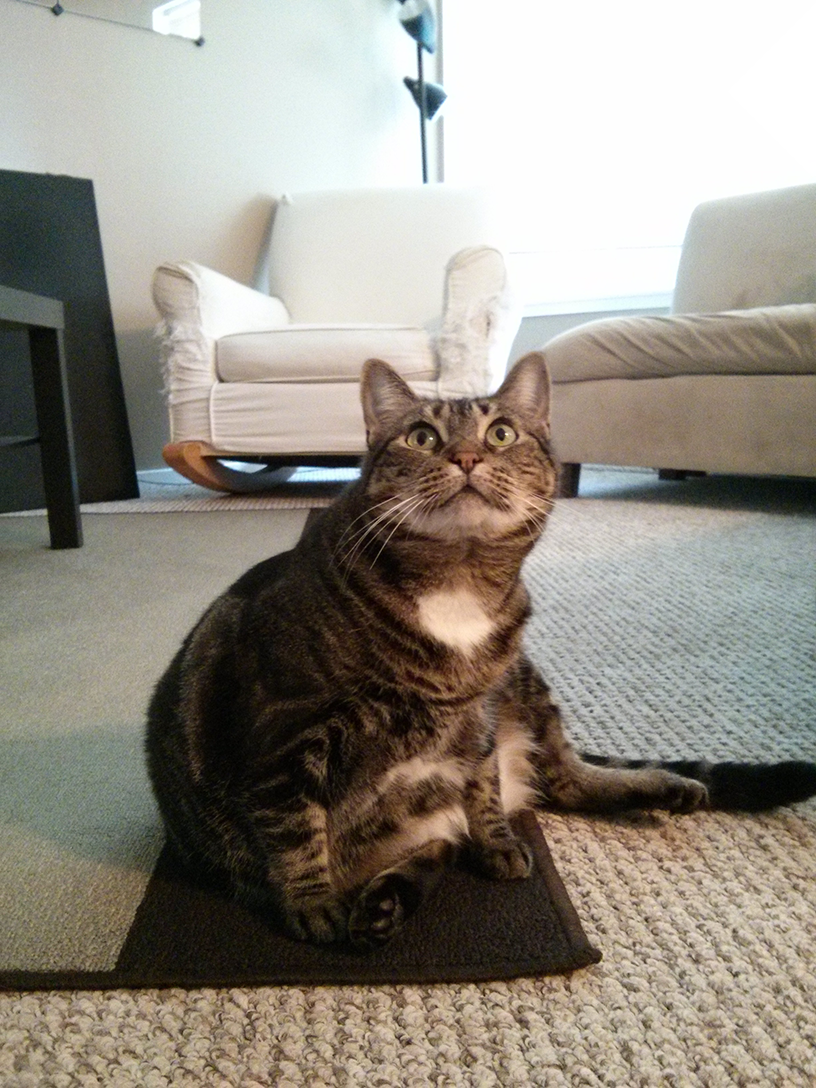
#> input picture book-自動化/Chapter 19 . 處理影像圖片 Pillow/picture/zophie.png, 816 x 1088 px, found by its file name
$ python '06 . 複製貼上它圖 . copy() & paste() . p524.py'
#> lines starting #> are read from the running program, lines starting #| are printed output that depends on the picture
import os
os.chdir('D:\\BeeStation\\02_python\\250402_mouseMove4\\')

from PIL import Image
catIm = Image.open('zophie.png')
#> catIm is the input picture: PIL image 816x1088 RGB; mean R, G, B 147, 141.1, 131.1
catCopyIm = catIm.copy()

faceIm = catIm.crop((335, 345, 565, 560)) # crop 修剪
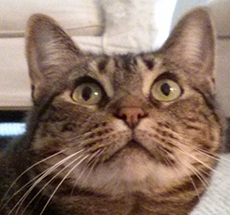
#> faceIm: PIL image 230x215 RGB; mean R, G, B 139.1, 115.1, 100.7
faceIm.size

# OUTPUT:
(230, 215)

catCopyIm.paste(faceIm, (0, 0))
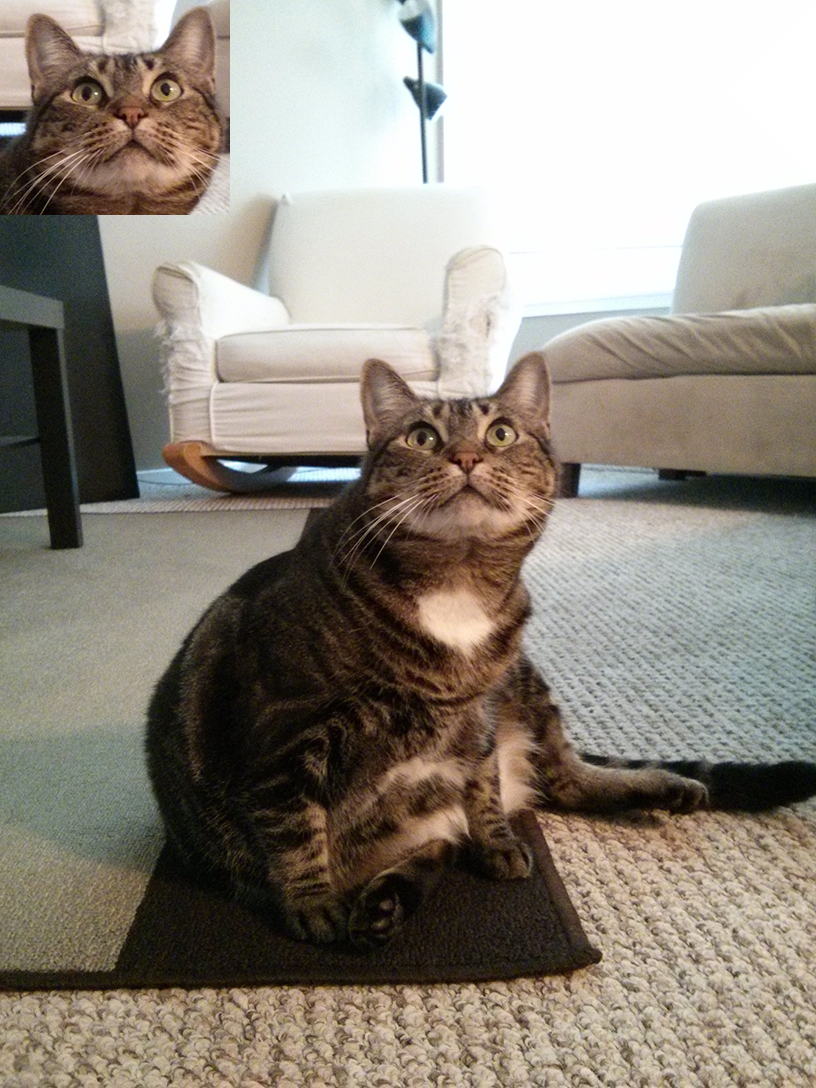
#> catCopyIm: PIL image 816x1088 RGB; mean R, G, B 144, 136.4, 126
catCopyIm.paste(faceIm, (400, 500))
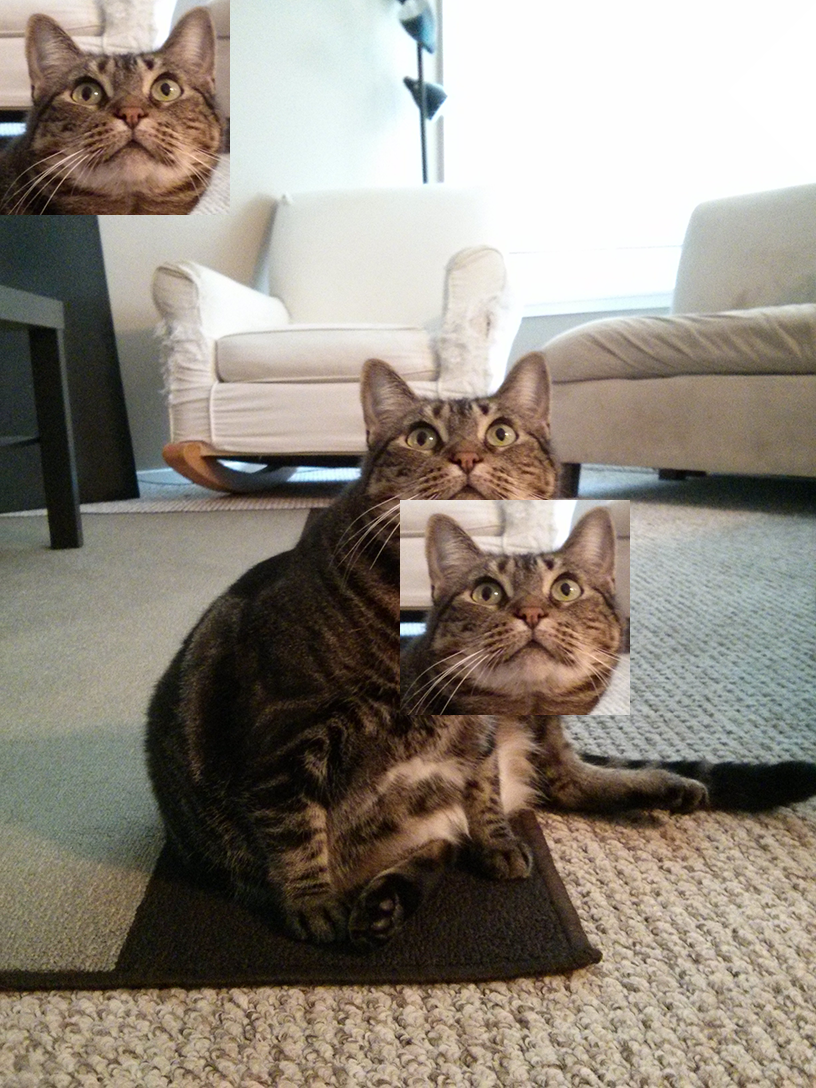
#> catCopyIm: PIL image 816x1088 RGB; mean R, G, B 143.7, 135.8, 125.3
catCopyIm.save('pasted.png')
